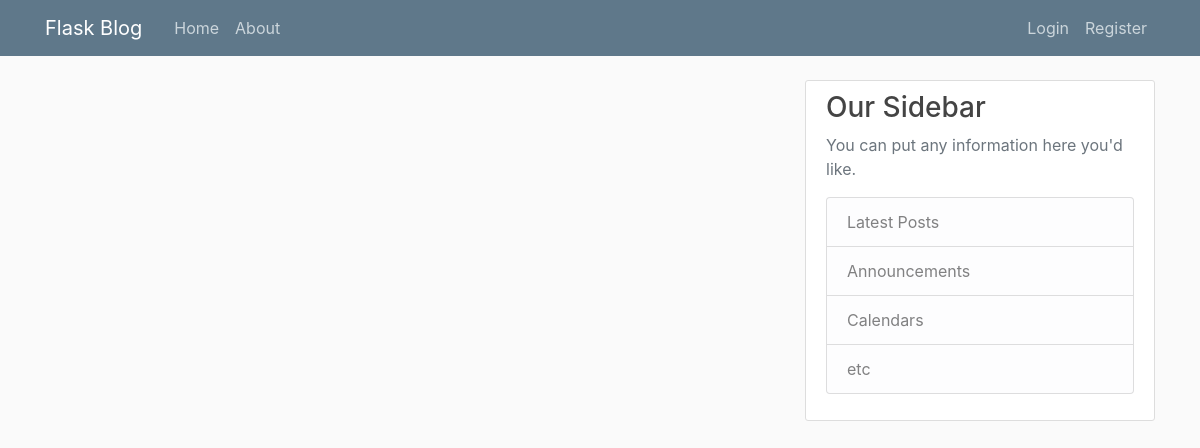
The app's page /home, older data.
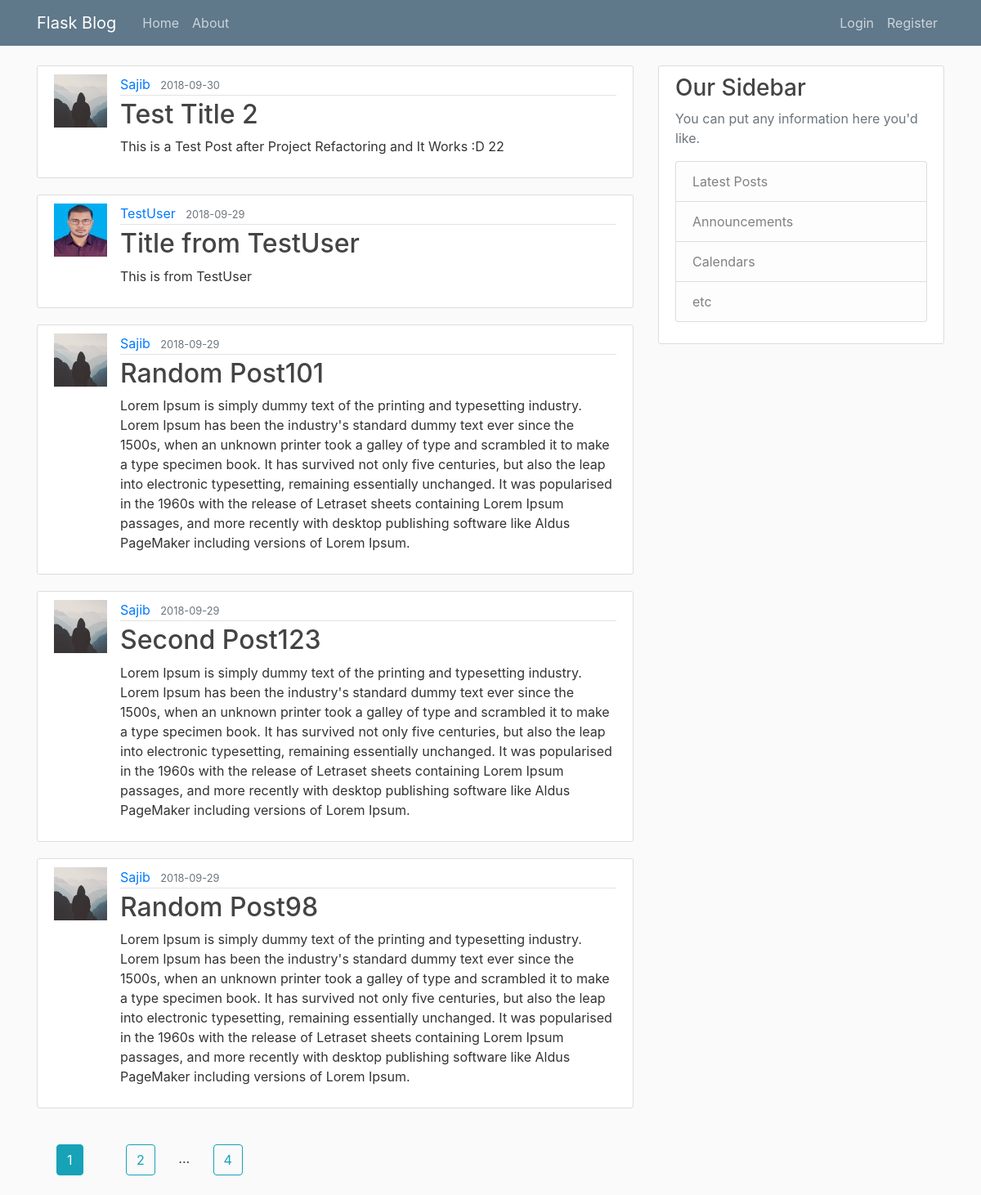
The same page, newer data.
### Demoapp/models.py (models this page shows, shortened)
class Post(db.Model):
    id = db.Column(db.Integer,primary_key=True)
    title = db.Column(db.String(100),nullable=False)
    date_posted = db.Column(db.DateTime,nullable=False,default=datetime.utcnow)
    content = db.Column(db.Text,nullable=False)
    user_id = db.Column(db.Integer,db.ForeignKey('user.id'),nullable=False)

class User(db.Model,UserMixin):
    id = db.Column(db.Integer,primary_key=True)
    username = db.Column(db.String(20),unique=True,nullable=False)
    email = db.Column(db.String(120),unique=True,nullable=False)
    image_file = db.Column(db.String(20),nullable=False,default='default.jpg')
    password = db.Column(db.String(60),nullable=False)
    post = db.relationship('Post',backref='author',lazy=True)

### Demoapp/main/routes.py (the view)
@main.route('/')
@main.route('/home')
def home():
    page = request.args.get('page',1,type=int)
    posts = Post.query.order_by(Post.date_posted.desc()).paginate(page=page,per_page=5)
    return render_template('home.html',posts=posts)

### Demoapp/templates/home.html
{% extends "base.html" %}
{% block content %}
  {% if posts %}
    {% for post in posts.items %}
      <article class="media content-section">
        <img class="img-rounded article-img" src="{{ url_for('static',filename="profile_pics/" + post.author.image_file) }}" />
        <div class="media-body">
            <div class="article-metadata">
              <a class="mr-2" href="{{url_for('users.user_posts',username=post.author.username)}}">{{ post.author.username }}</a>
              <small class="text-muted">{{ post.date_posted.strftime('%Y-%m-%d') }}</small>
            </div>
            <h2><a class="article-title" href="{{url_for('posts.detail_post',post_id=post.id)}}">{{ post.title }}</a></h2>
            <p class="article-content">{{ post.content }}</p>
        </div>
      </article>
    {% endfor %}
    {% for page_num in posts.iter_pages(left_edge=1,right_edge=1,left_current=1,right_current=2) %}
      {% if page_num %}
        {% if posts.page==page_num %}
          <a class="btn btn-info m-4" href="{{url_for('main.home',page=page_num)}}">{{page_num}}</a>
        {% else %}
          <a class="btn btn-outline-info m-4" href="{{url_for('main.home',page=page_num)}}">{{page_num}}</a>
        {% endif %}
      {% else %}
        ...
      {% endif %}
    {% endfor %}
  {% endif %}
{% endblock %}

### Demoapp/templates/base.html (shortened to what this page needs)
<!DOCTYPE html>
<html lang="en" dir="ltr">
  <head>
    <link rel="stylesheet" href="https://stackpath.bootstrapcdn.com/bootstrap/4.1.3/css/bootstrap.min.css">
    <link rel="stylesheet" type="text/css" href="{{ url_for('static',filename='main.css') }}" />
  </head>
  <body>
    {% include 'snippets/navbar.html' %}
    <main role="main" class="container">
      <div class="row">
        <div class="col-md-8">
          {% block content %}{% endblock %}
        </div>
        <div class="col-md-4">
          <div class="content-section">
            <h3>Our Sidebar</h3>
            <p class='text-muted'>You can put any information here you'd like.
              <ul class="list-group">
                <li class="list-group-item list-group-item-light">Latest Posts</li>
                <li class="list-group-item list-group-item-light">Announcements</li>
                <li class="list-group-item list-group-item-light">Calendars</li>
                <li class="list-group-item list-group-item-light">etc</li>
              </ul>
            </p>
          </div>
        </div>
      </div>
   </main>
  </body>
</html>

### Demoapp/templates/snippets/navbar.html (shortened to what this page needs)
<header class="site-header">
  <nav class="navbar navbar-expand-md navbar-dark bg-steel fixed-top">
    <div class="container">
      <a class="navbar-brand mr-4" href="/">Flask Blog</a>
      <div class="collapse navbar-collapse" id="navbarToggle">
        <div class="navbar-nav mr-auto">
          <a class="nav-item nav-link" href="{{url_for('main.home')}}">Home</a>
          <a class="nav-item nav-link" href="{{url_for('main.about')}}">About</a>
        </div>
        <div class="navbar-nav">
          {% if current_user.is_authenticated %}
            <a class="nav-item nav-link" href="{{url_for('posts.new_post')}}">New Post</a>
            <a class="nav-item nav-link" href="{{url_for('users.account')}}">Account</a>
            <a class="nav-item nav-link" href="{{url_for('users.logout')}}">Logut</a>
          {% else %}
            <a class="nav-item nav-link" href="{{url_for('users.login')}}">Login</a>
            <a class="nav-item nav-link" href="{{url_for('users.register')}}">Register</a>
          {% endif %}
        </div>
      </div>
    </div>
  </nav>
</header>

### Demoapp/static/main.css (style rules this page uses)
body { background: #fafafa; color: #333333; margin-top: 5rem; }
h1, h2, h3, h4, h5, h6 { color: #444444; }
.bg-steel { background-color: #5f788a; }
.site-header .navbar-nav .nav-link { color: #cbd5db; }
.content-section { background: #ffffff; padding: 10px 20px; border: 1px solid #dddddd; border-radius: 3px; margin-bottom: 20px; }
.article-title { color: #444444; }
.article-content { white-space: pre-line; }
.article-img { height: 65px; width: 65px; margin-right: 16px; }
.article-metadata { padding-bottom: 1px; margin-bottom: 4px; border-bottom: 1px solid #e3e3e3 }

Row changes from the older to the newer data that the page shows:
added Post: image_file (placeholder picture), author.username "Sajib", date_posted "2018-09-30", title "Test Title 2", content "This is a Test Post after Project Refactoring and It Works :D 22"
added Post: image_file (picture), author.username "TestUser", date_posted "2018-09-29", title "Title from TestUser", content "This is from TestUser"
added Post: image_file (placeholder picture), author.username "Sajib", date_posted "2018-09-29", title "Random Post101", content "Lorem Ipsum is simply dummy text of the printing and typesetting industry. Lorem Ipsum has been the industry's standard dummy text ever since the 1500s, when an unknown printer took a galley of type and scrambled it to make a type specimen book. It has survived not only five centuries, but also the leap into electronic typesetting, remaining essentially unchanged. It was popularised in the 1960s with the release of Letraset sheets containing Lorem Ipsum passages, and more recently with desktop publishing software like Aldus PageMaker including versions of Lorem Ipsum."
added Post: image_file (placeholder picture), author.username "Sajib", date_posted "2018-09-29", title "Second Post123", content "Lorem Ipsum is simply dummy text of the printing and typesetting industry. Lorem Ipsum has been the industry's standard dummy text ever since the 1500s, when an unknown printer took a galley of type and scrambled it to make a type specimen book. It has survived not only five centuries, but also the leap into electronic typesetting, remaining essentially unchanged. It was popularised in the 1960s with the release of Letraset sheets containing Lorem Ipsum passages, and more recently with desktop publishing software like Aldus PageMaker including versions of Lorem Ipsum."
added Post: image_file (placeholder picture), author.username "Sajib", date_posted "2018-09-29", title "Random Post98", content "Lorem Ipsum is simply dummy text of the printing and typesetting industry. Lorem Ipsum has been the industry's standard dummy text ever since the 1500s, when an unknown printer took a galley of type and scrambled it to make a type specimen book. It has survived not only five centuries, but also the leap into electronic typesetting, remaining essentially unchanged. It was popularised in the 1960s with the release of Letraset sheets containing Lorem Ipsum passages, and more recently with desktop publishing software like Aldus PageMaker including versions of Lorem Ipsum."
Text that changed along with them:
new list line: "1"
new list line: "2"
new list line: "4"
